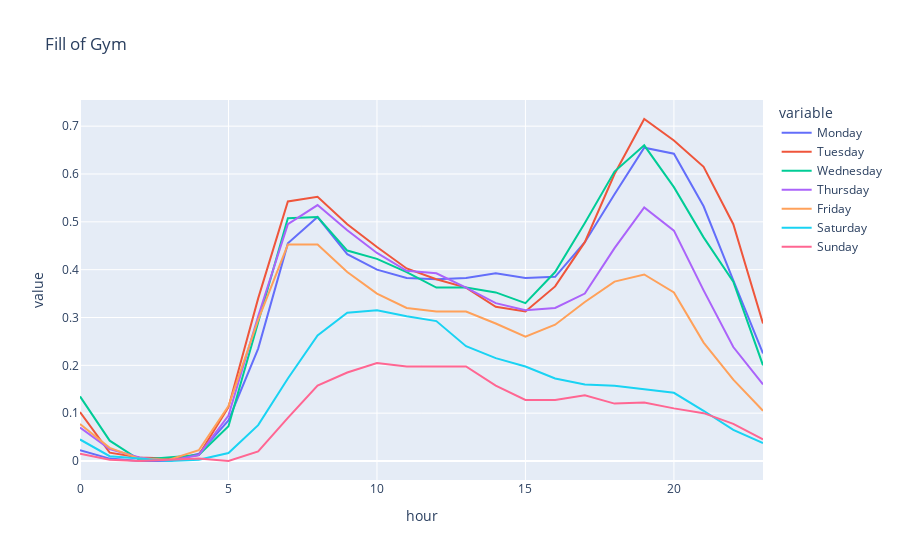

Source (notebook cell):
### Code cell
px.line(week_df, x="hour", y=week_df.columns, title="Fill of Gym")

### Figure 1 — Plotly figure (JSON) as saved in the notebook; plotly's stock layout.template omitted (floating-point values rounded to 4 significant figures)
{"data": [{"hovertemplate": "variable=Monday<br>hour=%{x}<br>value=%{y}<extra></extra>", "legendgroup": "Monday", "line": {"color": "#636efa", "dash": "solid"}, "marker": {"symbol": "circle"}, "mode": "lines", "name": "Monday", "orientation": "v", "showlegend": true, "type": "scatter", "x": [0, 1, 2, 3, 4, 5, 6, 7, 8, 9, 10, 11, 12, 13, 14, 15, 16, 17, 18, 19, 20, 21, 22, 23], "xaxis": "x", "y": [0.0225, 0.005, 0, 0, 0.015, 0.085, 0.235, 0.455, 0.51, 0.4325, 0.4, 0.3825, 0.38, 0.3825, 0.3925, 0.3825, 0.385, 0.4575, 0.5575, 0.655, 0.6425, 0.5325, 0.3775, 0.225], "yaxis": "y"}, {"hovertemplate": "variable=Tuesday<br>hour=%{x}<br>value=%{y}<extra></extra>", "legendgroup": "Tuesday", "line": {"color": "#EF553B", "dash": "solid"}, "marker": {"symbol": "circle"}, "mode": "lines", "name": "Tuesday", "orientation": "v", "showlegend": true, "type": "scatter", "x": [0, 1, 2, 3, 4, 5, 6, 7, 8, 9, 10, 11, 12, 13, 14, 15, 16, 17, 18, 19, 20, 21, 22, 23], "xaxis": "x", "y": [0.1025, 0.0175, 0.0075, 0.005, 0.0125, 0.1125, 0.34, 0.5425, 0.5525, 0.495, 0.4475, 0.4025, 0.38, 0.3625, 0.3225, 0.3125, 0.365, 0.4575, 0.6, 0.715, 0.67, 0.615, 0.495, 0.2875], "yaxis": "y"}, {"hovertemplate": "variable=Wednesday<br>hour=%{x}<br>value=%{y}<extra></extra>", "legendgroup": "Wednesday", "line": {"color": "#00cc96", "dash": "solid"}, "marker": {"symbol": "circle"}, "mode": "lines", "name": "Wednesday", "orientation": "v", "showlegend": true, "type": "scatter", "x": [0, 1, 2, 3, 4, 5, 6, 7, 8, 9, 10, 11, 12, 13, 14, 15, 16, 17, 18, 19, 20, 21, 22, 23], "xaxis": "x", "y": [0.135, 0.0425, 0.0025, 0.0075, 0.0125, 0.0725, 0.2875, 0.5075, 0.51, 0.44, 0.4225, 0.395, 0.3625, 0.3625, 0.3525, 0.33, 0.395, 0.4975, 0.605, 0.66, 0.5725, 0.4675, 0.375, 0.2], "yaxis": "y"}, {"hovertemplate": "variable=Thursday<br>hour=%{x}<br>value=%{y}<extra></extra>", "legendgroup": "Thursday", "line": {"color": "#ab63fa", "dash": "solid"}, "marker": {"symbol": "circle"}, "mode": "lines", "name": "Thursday", "orientation": "v", "showlegend": true, "type": "scatter", "x": [0, 1, 2, 3, 4, 5, 6, 7, 8, 9, 10, 11, 12, 13, 14, 15, 16, 17, 18, 19, 20, 21, 22, 23], "xaxis": "x", "y": [0.07, 0.025, 0.0075, 0, 0.0125, 0.095, 0.3025, 0.495, 0.535, 0.4825, 0.435, 0.3975, 0.3925, 0.3625, 0.33, 0.315, 0.32, 0.35, 0.445, 0.53, 0.4817, 0.3567, 0.2383, 0.16], "yaxis": "y"}, {"hovertemplate": "variable=Friday<br>hour=%{x}<br>value=%{y}<extra></extra>", "legendgroup": "Friday", "line": {"color": "#FFA15A", "dash": "solid"}, "marker": {"symbol": "circle"}, "mode": "lines", "name": "Friday", "orientation": "v", "showlegend": true, "type": "scatter", "x": [0, 1, 2, 3, 4, 5, 6, 7, 8, 9, 10, 11, 12, 13, 14, 15, 16, 17, 18, 19, 20, 21, 22, 23], "xaxis": "x", "y": [0.0775, 0.0275, 0.005, 0.0025, 0.0225, 0.115, 0.295, 0.4525, 0.4525, 0.395, 0.35, 0.32, 0.3125, 0.3125, 0.2875, 0.26, 0.285, 0.3325, 0.375, 0.39, 0.3525, 0.2475, 0.17, 0.105], "yaxis": "y"}, {"hovertemplate": "variable=Saturday<br>hour=%{x}<br>value=%{y}<extra></extra>", "legendgroup": "Saturday", "line": {"color": "#19d3f3", "dash": "solid"}, "marker": {"symbol": "circle"}, "mode": "lines", "name": "Saturday", "orientation": "v", "showlegend": true, "type": "scatter", "x": [0, 1, 2, 3, 4, 5, 6, 7, 8, 9, 10, 11, 12, 13, 14, 15, 16, 17, 18, 19, 20, 21, 22, 23], "xaxis": "x", "y": [0.045, 0.01, 0.005, 0, 0.0025, 0.01667, 0.075, 0.1725, 0.2625, 0.31, 0.315, 0.3025, 0.2925, 0.24, 0.215, 0.1975, 0.1725, 0.16, 0.1575, 0.15, 0.1425, 0.105, 0.065, 0.0375], "yaxis": "y"}, {"hovertemplate": "variable=Sunday<br>hour=%{x}<br>value=%{y}<extra></extra>", "legendgroup": "Sunday", "line": {"color": "#FF6692", "dash": "solid"}, "marker": {"symbol": "circle"}, "mode": "lines", "name": "Sunday", "orientation": "v", "showlegend": true, "type": "scatter", "x": [0, 1, 2, 3, 4, 5, 6, 7, 8, 9, 10, 11, 12, 13, 14, 15, 16, 17, 18, 19, 20, 21, 22, 23], "xaxis": "x", "y": [0.015, 0.0025, 0, 0.0025, 0.005, 0, 0.02, 0.09, 0.1575, 0.185, 0.205, 0.1975, 0.1975, 0.1975, 0.1575, 0.1275, 0.1275, 0.1375, 0.12, 0.1225, 0.11, 0.1, 0.0775, 0.045], "yaxis": "y"}], "layout": {"legend": {"title": {"text": "variable"}, "tracegroupgap": 0}, "title": {"text": "Fill of Gym"}, "xaxis": {"anchor": "y", "domain": [0, 1], "title": {"text": "hour"}}, "yaxis": {"anchor": "x", "domain": [0, 1], "title": {"text": "value"}}}}
